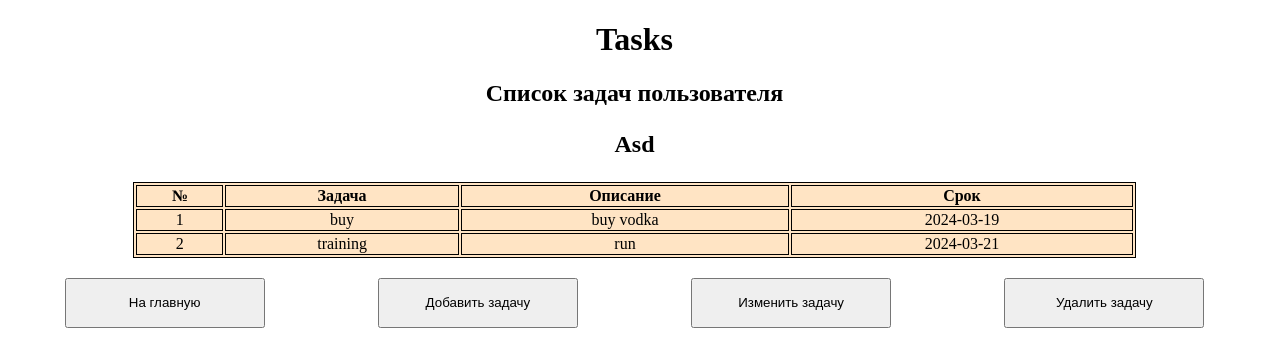
Page /tasks/Asd on the earlier database version.
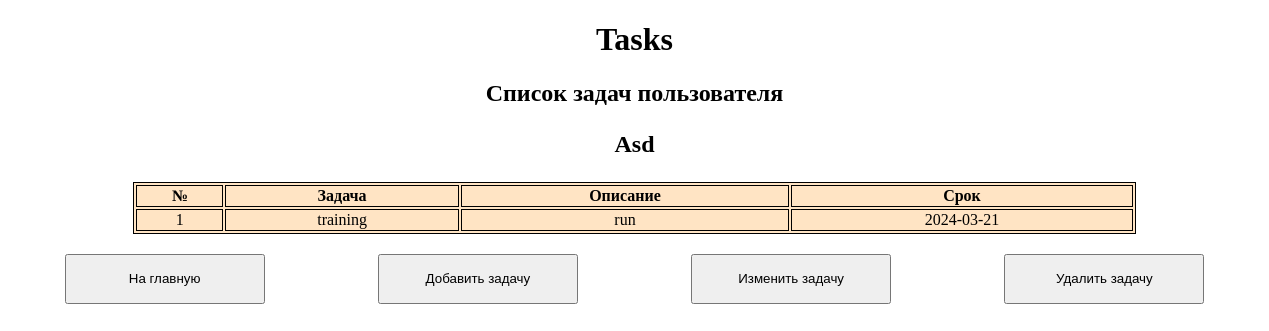
Same page on the later database version.
### base_module.py (models this page shows)
    class Person(Base):
        __tablename__ = "users"
        id = Column(Integer(), primary_key=True, index=True)
        email = Column(String)
        password = Column(String)
        name = Column(String)
        tasks = relationship("Task", backref='user')

    class Task(Base):
        __tablename__ = "tasks"
        id = Column(Integer, primary_key=True, index=True)
        task = Column(String)
        describe = Column(String)
        ex_date = Column(String)
        name_resp = Column(String, ForeignKey('users.name'))

### main.py (the view)
@app.get("/tasks/{name}") # <- декоратор, который обрабатывает get - запросы где маршрут
async def get_tasks_page(request:Request, name):
    context = db.query(Person).filter(Person.name == name).one()
    return templates.TemplateResponse("tasks.html", {"request": request, "context": context})

### templates/tasks.html (shortened to what this page needs)
<!DOCTYPE html>
<html lang="en">
<head>
</head>
<body>
    <h1 style="text-align: center;">Tasks</h1>
    <h2 style="text-align: center";>Список задач пользователя <p id="user">{{ context.name }}</p></h2>
    <table>
        <thead><tr><th class="ID"></th><th>№</th><th>Задача</th><th>Описание</th><th>Срок</th></tr></thead>
        <tbody>
            {%for task in context.tasks%}
                <tr>
                    <th>{{loop.index}}</th>
                    <th class="task">{{task.task}}</th>
                    <th class="describe">{{task.describe}}</th>
                    <th class="ex_date">{{task.ex_date}}</th>
                </tr>
            {%endfor%}
        </tbody>
    </table>
    <div style="margin: auto;">
        <button onclick="window.location.href='/'">На главную</button>
        <button onclick="showform()" {}>Добавить задачу</button>
        <button onclick="change()" data-tooltip="Кликните два раза по изменяемому полю">Изменить задачу</button>
        <button onclick="del()" data-tooltip="Кликните два раза по удаляемой задаче">Удалить задачу</button>
    </div>
</body>
</html>

### templates/tasks.html (style rules this page uses)
button { margin: auto; margin-top: 20px; width: 200px; height: 50px; }
table { margin: auto; width: 80%; background-color: bisque; border: 1px solid black; }
table tr, th { border: 1px solid black; font-weight: lighter; }
table thead tr, th { font-weight: bolder; }
div { display: flex; justify-content:center; margin: auto; }
[data-tooltip] { position: relative; }
[data-tooltip]::after { content: attr(data-tooltip); position: absolute; width: 300px; left: 0; top: 0; background: #3989c9; color: #fff; padding: 0.5em; box-shadow: 2px 2px 5px rgba(0, 0, 0, 0.3); pointer-events: none; opacity: 0; transition: 1s; }

Differences in the rows shown:
removed Task: task "buy", describe "buy vodka", ex_date "2024-03-19"
